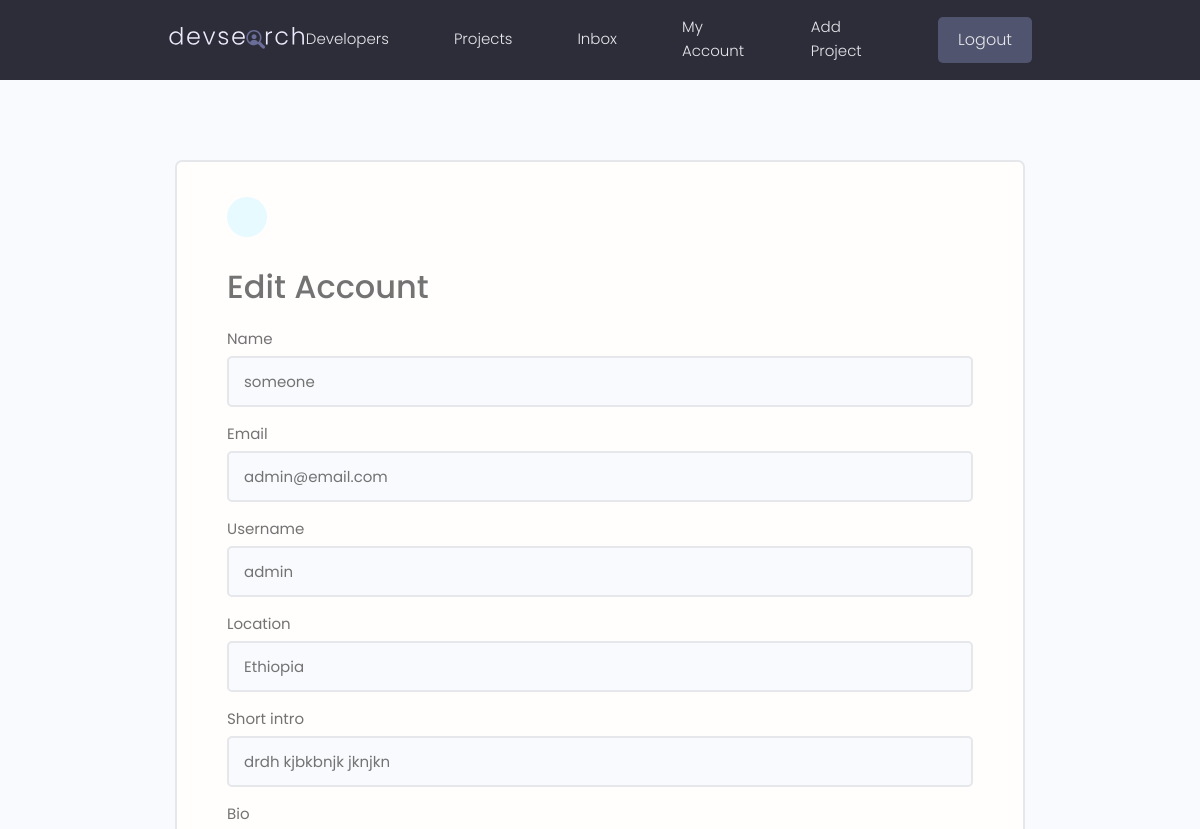
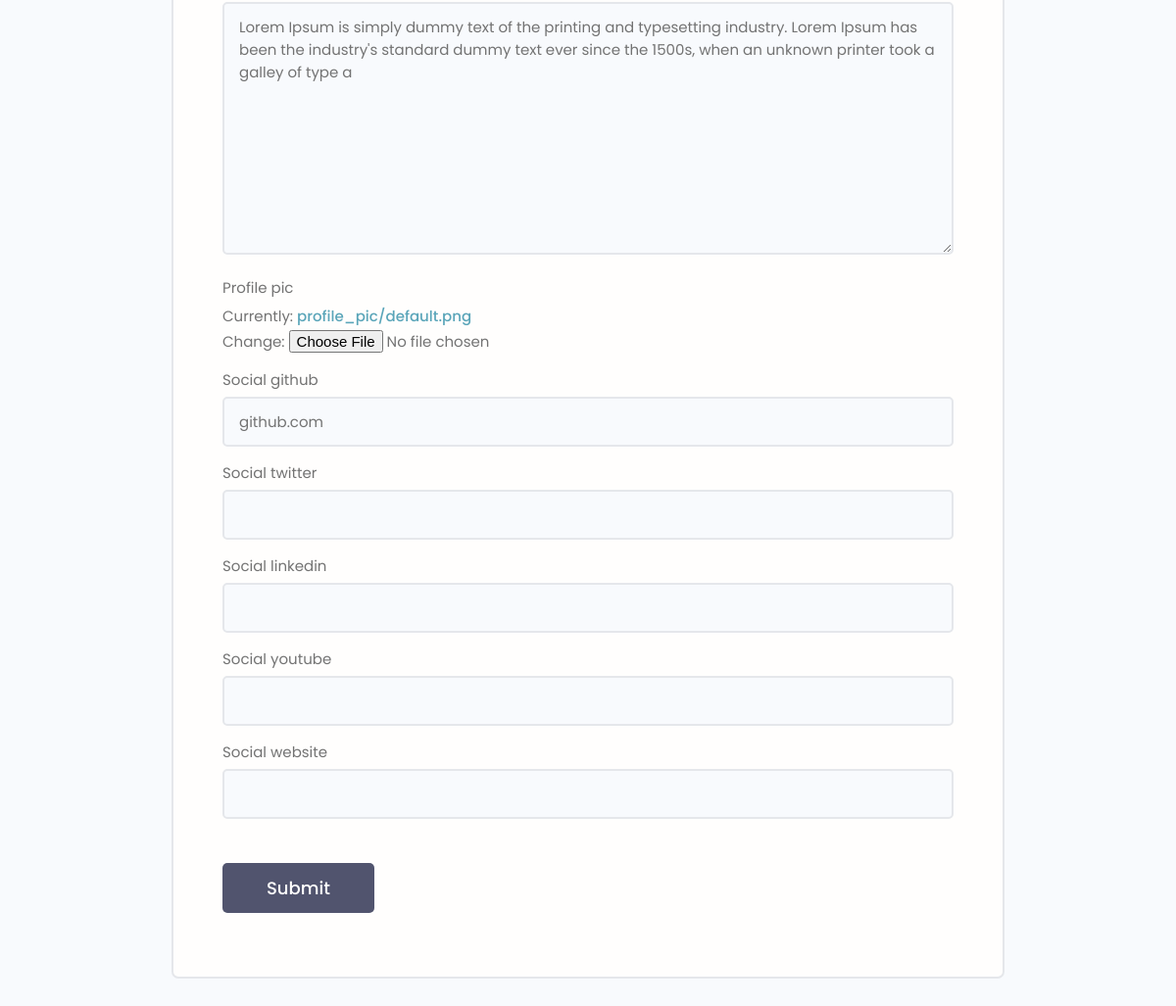
Before: /edit-account (signed in) with the older database file (2 pictures, top to bottom).
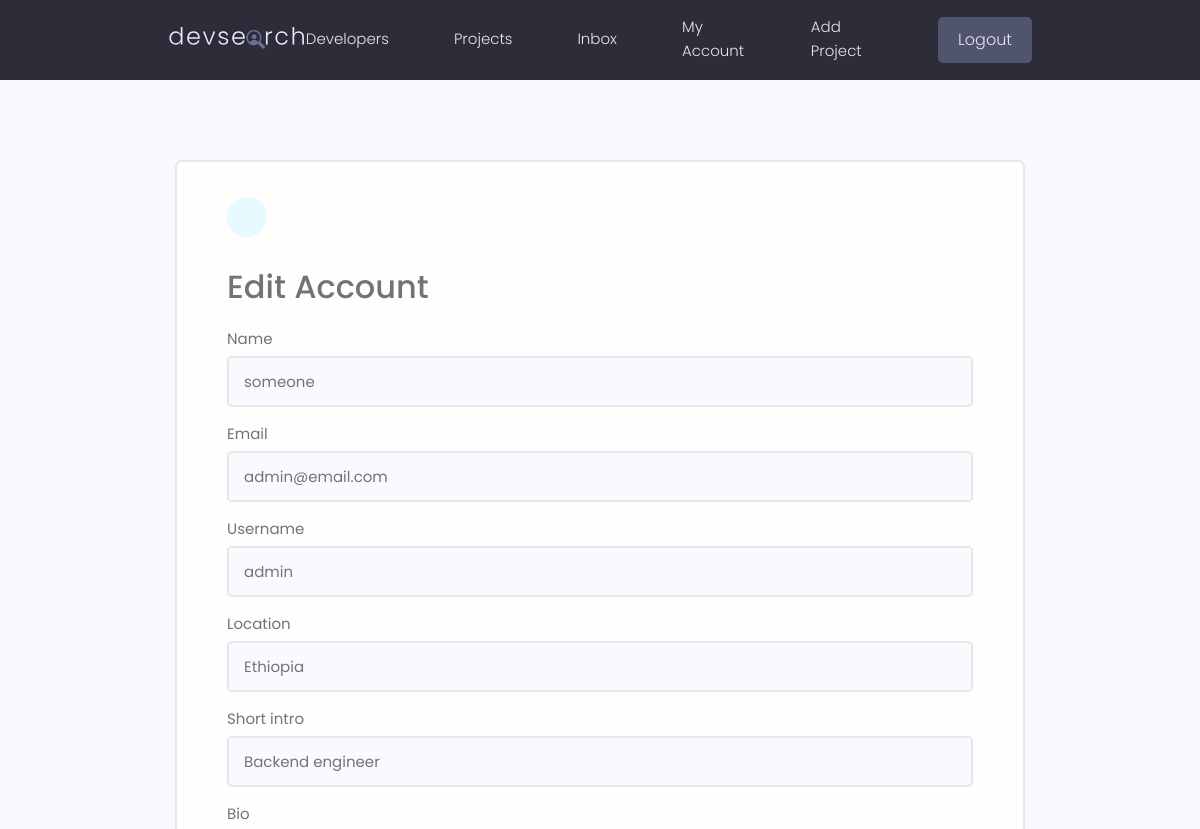
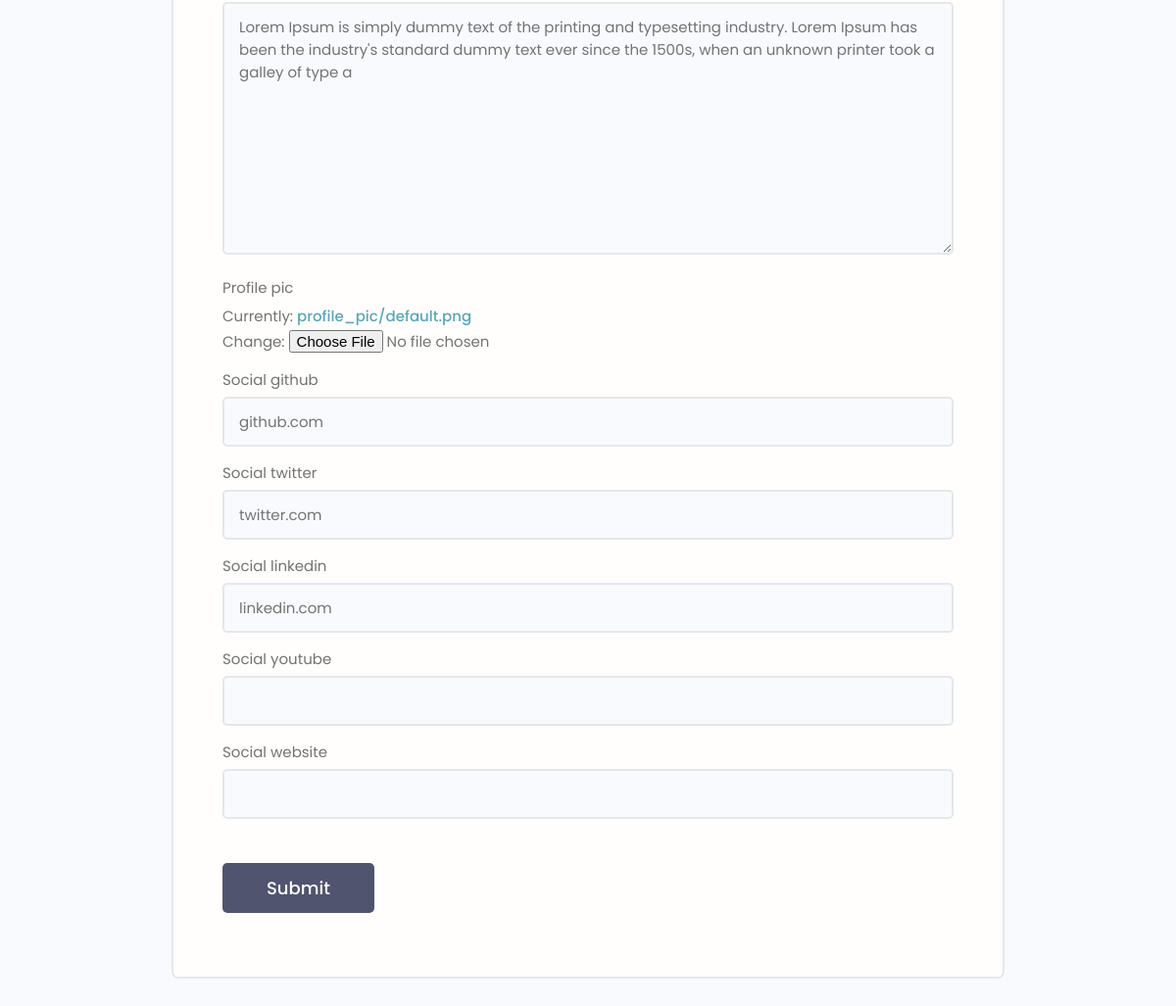
After: the same page with the newer database file (2 pictures, top to bottom).
### users/models.py (models this page shows, shortened)
class Profile(models.Model):
    user = models.OneToOneField(User, on_delete=models.CASCADE)
    id = models.UUIDField(default=uuid4, primary_key=True, editable=False)
    name = models.CharField(max_length=200)
    email = models.EmailField(max_length=200)
    username = models.CharField(max_length=200, blank=True, null=True)
    location = models.CharField(max_length=200, blank=True, null=True)
    short_intro = models.CharField(max_length=200, blank=True, null=True)
    bio = models.TextField(max_length=200, blank=True, null=True)
    profile_pic =models.ImageField(upload_to="profile_pic/", default="profile_pic/default.png")
    social_github = models.CharField(max_length=200, blank=True, null=True)
    social_twitter = models.CharField(max_length=200, blank=True, null=True)
    social_linkedin = models.CharField(max_length=200, blank=True, null=True)
    social_youtube = models.CharField(max_length=200, blank=True, null=True)
    social_website = models.CharField(max_length=200, blank=True, null=True)
    created_at = models.DateTimeField(auto_now_add=True)

### users/views.py (the view, shortened to what this page needs)
# urls.py: path("edit-account", views.edit_account, name='edit-account'),
def edit_account(request):
    profile = request.user.profile
    form = ProfileForm(instance=profile)
    context = {"form":form}
    return render(request, 'users/profile-form.html', context)

### users/forms.py
class ProfileForm(ModelForm):
    class Meta:
        model = Profile
        fields = '__all__'
        exclude = ('user',)
    def __init__(self, *args, **kwargs):
        super(ProfileForm, self).__init__(*args, **kwargs)
        for name, field in self.fields.items():
            self.fields[name].widget.attrs.update(
                {"class":"input"}
            )

### users/templates/users/profile-form.html (shortened to what this page needs)
{% extends 'base.html' %}
{% block content %}
 <main class="formPage my-xl">
        <div class="content-box">
            <div class="formWrapper">
                <a class="backButton" href="#"></a>
                <br>
                <h3>Edit Account</h3>
                <form class="form" method="POST" enctype="multipart/form-data">
                    {% for field in form %}
                    <div class="form__field">
                        <label for="formInput#text">{{field.label}}</label>
                        {{field}}
                    </div>
                    {% endfor %}
                    <input class="btn btn--sub btn--lg  my-md" type="submit" value="Submit" />
                </form>
            </div>
        </div>
    </main>
{% endblock %}

Changed rows visible on the page:
changed Profile "someone": short_intro "drdh kjbkbnjk jknjkn" → "Backend engineer"; social_twitter (not shown) → "twitter.com"; social_linkedin (not shown) → "linkedin.com"
